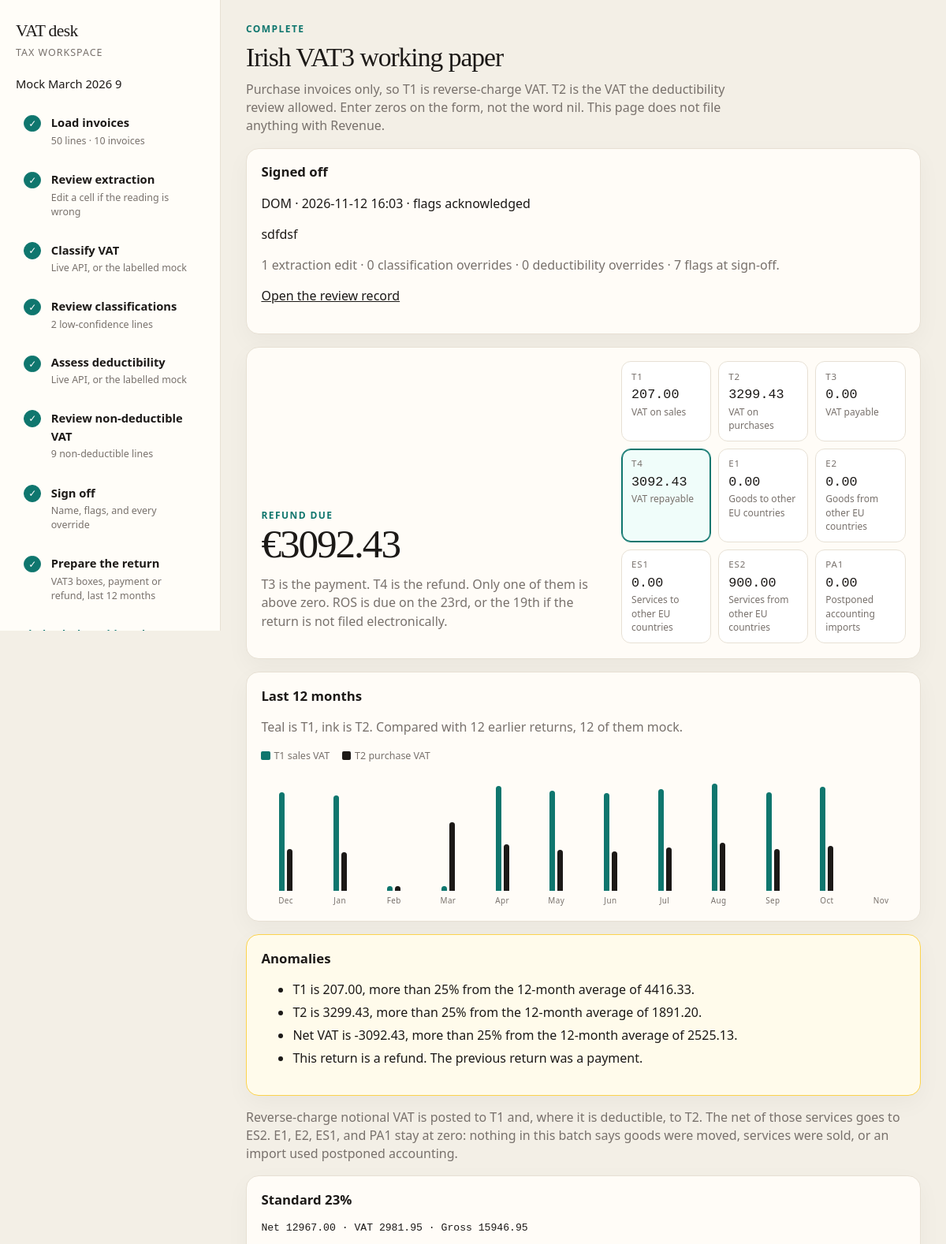
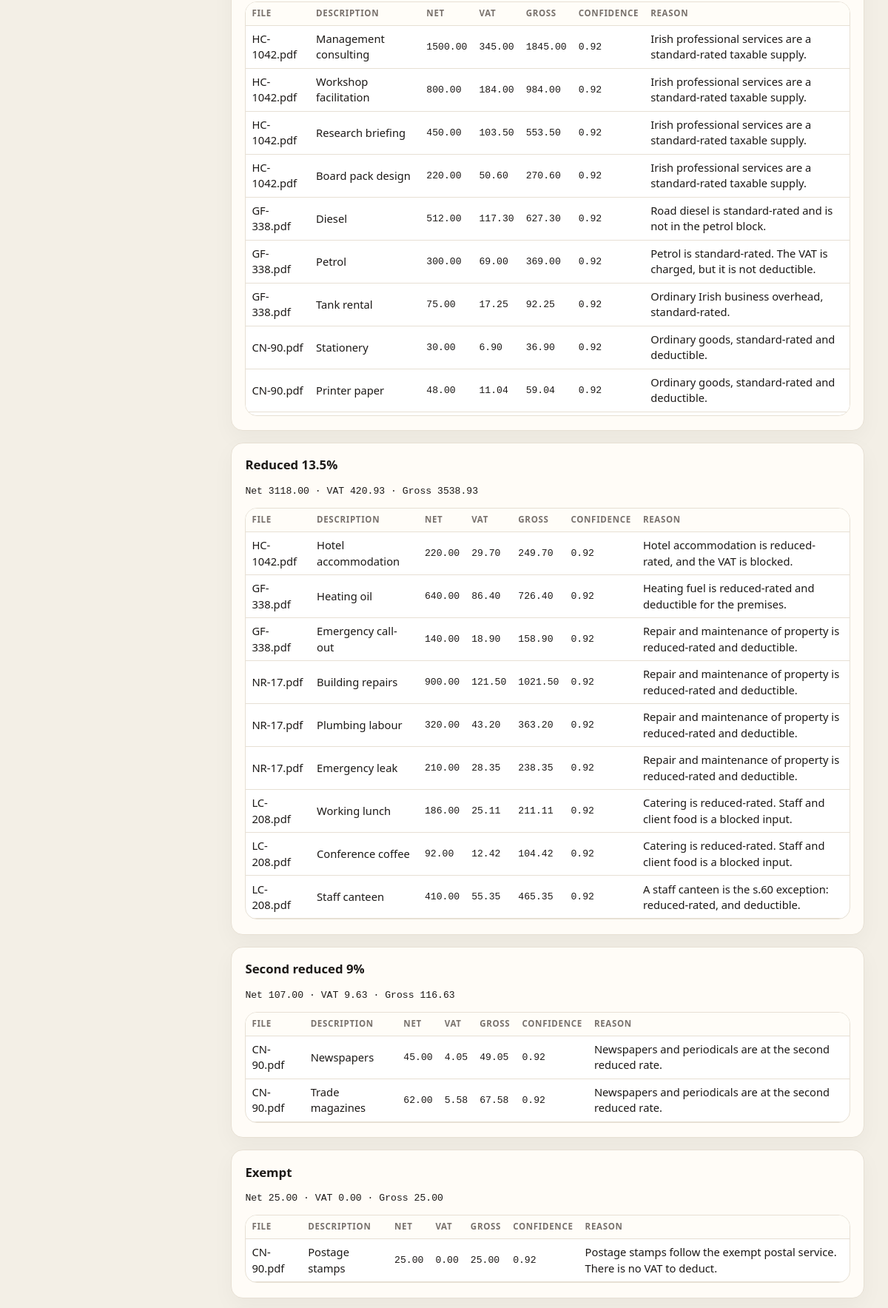
Screenshot of /batches/9/return/ (upper part) with the database file from the repository (2 pictures, top to bottom).
### items/models.py (models this page shows, shortened)
class Batch(models.Model):
    EXTRACTED = "extracted"
    EXTRACTION_ACCEPTED = "extraction_accepted"
    CLASSIFIED = "classified"
    DEDUCTIBILITY = "deductibility"
    DEDUCTION_ACCEPTED = "deduction_accepted"
    RETURN_READY = "return_ready"
    STATUS_CHOICES = [
        (EXTRACTED, "Review extraction"),
        (EXTRACTION_ACCEPTED, "Classifying"),
        (CLASSIFIED, "Review VAT"),
        (DEDUCTIBILITY, "Review deductibility"),
        (DEDUCTION_ACCEPTED, "Sign off"),
        (RETURN_READY, "VAT return"),
    ]
    created = models.DateTimeField(auto_now_add=True)
    status = models.CharField(max_length=32, choices=STATUS_CHOICES, default=EXTRACTED)
    period_label = models.CharField(max_length=64, blank=True)
    class Meta:
        ordering = ["-created"]

class SignOff(models.Model):
    batch = models.OneToOneField(Batch, related_name="sign_off", on_delete=models.CASCADE)
    reviewer = models.CharField(max_length=120)
    note = models.TextField(blank=True)
    acknowledged = models.BooleanField(default=False)
    flag_count = models.PositiveIntegerField(default=0)
    flags = models.JSONField(default=list, blank=True)
    extraction_edits = models.PositiveIntegerField(default=0)
    classification_overrides = models.PositiveIntegerField(default=0)
    deductibility_overrides = models.PositiveIntegerField(default=0)
    created = models.DateTimeField(auto_now_add=True)

class InvoiceLine(models.Model):
    invoice = models.ForeignKey(Invoice, related_name="lines", on_delete=models.CASCADE)
    supplier = models.CharField(max_length=255, blank=True)
    extracted_supplier = models.CharField(max_length=255, blank=True)
    invoice_number = models.CharField(max_length=64, blank=True)
    extracted_invoice_number = models.CharField(max_length=64, blank=True)
    invoice_date = models.CharField(max_length=32, blank=True)
    extracted_invoice_date = models.CharField(max_length=32, blank=True)
    currency = models.CharField(max_length=8, blank=True)
    extracted_currency = models.CharField(max_length=8, blank=True)
    description = models.TextField(blank=True)
    extracted_description = models.TextField(blank=True)
    net_amount = models.CharField(max_length=32, blank=True)
    extracted_net_amount = models.CharField(max_length=32, blank=True)
    vat_amount = models.CharField(max_length=32, blank=True)
    extracted_vat_amount = models.CharField(max_length=32, blank=True)
    gross_amount = models.CharField(max_length=32, blank=True)
    extracted_gross_amount = models.CharField(max_length=32, blank=True)
    category = models.CharField(max_length=32, blank=True)
    rate = models.CharField(max_length=32, blank=True)
    confidence = models.FloatField(null=True, blank=True)
    reason = models.TextField(blank=True)
    classification_error = models.TextField(blank=True)
    supply = models.CharField(max_length=16, blank=True)
    nature = models.CharField(max_length=16, blank=True)
    place_of_supply = models.CharField(max_length=16, blank=True)
    who_accounts = models.CharField(max_length=16, blank=True)
    classification_chain = models.JSONField(default=list, blank=True)
    model_category = models.CharField(max_length=32, blank=True)
    model_supply = models.CharField(max_length=16, blank=True)
    model_nature = models.CharField(max_length=16, blank=True)
    model_place = models.CharField(max_length=16, blank=True)
    model_who = models.CharField(max_length=16, blank=True)
    deductible = models.CharField(max_length=16, blank=True)
    deductible_percent = models.CharField(max_length=16, blank=True)
    deductible_vat = models.CharField(max_length=32, blank=True)
    blocked_reason = models.CharField(max_length=32, blank=True)
    deductibility_chain = models.JSONField(default=list, blank=True)
    deductibility_confidence = models.FloatField(null=True, blank=True)
    deductibility_reason = models.TextField(blank=True)
    deductibility_error = models.TextField(blank=True)
    model_deductible = models.CharField(max_length=16, blank=True)
    model_blocked = models.CharField(max_length=32, blank=True)
    model_percent = models.CharField(max_length=16, blank=True)
    class Meta:
        ordering = ["invoice_id", "id"]
    @property
    def low_confidence(self):
        if self.classification_error:
            return True
        if self.confidence is None:
            return False
        return self.confidence < float(settings.VAT_LOW_CONFIDENCE)
    @property
    def classification_overridden(self):
        return _differs(
            (self.model_category, self.category),
            (self.model_supply, self.supply),
            (self.model_nature, self.nature),
            (self.model_place, self.place_of_supply),
            (self.model_who, self.who_accounts),
        )
    @property
    def deductibility_overridden(self):
        return _differs(
            (self.model_deductible, self.deductible),
            (self.model_blocked, self.blocked_reason),
            (self.model_percent, self.deductible_percent),
        )

### items/views.py (the view)
# urls.py: path("batches/<int:pk>/return/", views.batch_return, name="batch_return"),
def batch_return(request, pk):
    batch = get_object_or_404(Batch, pk=pk)
    if not hasattr(batch, "vat_return"):
        return _redirect_for_status(batch)
    sections = []
    for category, section in batch.vat_return.totals.items():
        sections.append(section)
    boxes = batch.vat_return.boxes or {}
    if "T1" not in boxes:
        boxes = vat3_boxes(_lines(batch))
    priors = _prior_returns(batch)
    prior_boxes = [(run.payload or {}).get("boxes") or {} for run in priors]
    flags = anomalies(boxes, prior_boxes)
    points = [(run.period_date, (run.payload or {}).get("boxes") or {}) for run in reversed(priors)]
    points.append((period_date_from_label(batch.period_label), boxes))
    return render(
        request,
        "items/return.html",
        {
            "batch": batch,
            "sections": sections,
            "events": batch.events.all(),
            "plan": workspace_plan(batch),
            "boxes": boxes,
            "box_rows": box_rows(boxes),
            "flags": flags,
            "prior_count": len(prior_boxes),
            "mock_priors": sum(1 for run in priors if run.mock),
            "months": chart_months(points),
            "runs": batch.runs.all(),
            "sign_off": getattr(batch, "sign_off", None),
            "evidence": _evidence(batch, list(_lines(batch))),
        },
    )

### items/mocks.py (called while the page is built, shortened)
def seed_return_history():
    if VatRun.objects.filter(kind=VatRun.RETURN, mock=True, batch__isnull=True).count() >= 12:
        return

def backfill_mock_history():
    if Invoice.objects.filter(read_source="mock").exists():
        seed_return_history()
    missing = (
        Batch.objects.filter(invoices__read_source="mock")
        .exclude(runs__kind=VatRun.EXTRACT)
        .distinct()
    )

### items/models.py (called while the page is built)
def _differs(*pairs):
    for original, current in pairs:
        if original and original != current:
            return True
    return False

### items/plan.py (called while the page is built, shortened)
def _progress(status):
    if status == "return_ready":
        return set(STEPS), None

def _load_detail(batch, counts):
    if batch is None:
        return "Upload PDFs, or start from 50 mock lines"
    return f"{counts['lines']} lines · {counts['invoices']} invoices"

def _vat_detail(batch, counts):
    if batch is None or batch.status not in ("classified", "deductibility", "deduction_accepted", "return_ready"):
        return "Chain of supply, place, and rate"
    if counts["low"]:
        return f"{counts['low']} low-confidence lines"
    return "Every line is above the threshold"

def _deduct_detail(batch, counts):
    if batch is None or batch.status not in ("deductibility", "deduction_accepted", "return_ready"):
        return "Blocked inputs stay out of T2"
    blocked = InvoiceLine.objects.filter(invoice__batch=batch, deductible="none").count()
    if blocked:
        return f"{blocked} non-deductible lines"
    return "Nothing blocked"

def _href(batch, key, done, current):
    if batch is None or (key not in done and key != current):
        return ""
    if key == "load":
        return reverse("batch_list")
    if key in ("review", "classify"):
        return reverse("batch_detail", args=[batch.pk])
    if key == "vat" and batch.status in ("classified", "deductibility", "deduction_accepted", "return_ready"):
        return reverse("batch_vat", args=[batch.pk])
    if key == "deduct_review" and batch.status in ("deductibility", "deduction_accepted", "return_ready"):
        return reverse("batch_deduct", args=[batch.pk])
    if key == "signoff" and batch.status in ("deduction_accepted", "return_ready"):
        return reverse("batch_signoff", args=[batch.pk])
    if key == "return" and batch.status == "return_ready":
        return reverse("batch_return", args=[batch.pk])
    return ""

### items/vat.py (called while the page is built)
def format_amount(value):
    return f"{value.quantize(Decimal('0.01'))}"

### items/templates/items/return.html (shortened to what this page needs)
{% extends "items/base.html" %}
{% block heading %}Irish VAT3 working paper{% endblock %}
{% block body %}
  <p class="lede">Purchase invoices only, so T1 is reverse-charge VAT. T2 is the VAT the deductibility review allowed. Enter zeros on the form, not the word nil. This page does not file anything with Revenue.</p>
  {% if sign_off %}
  <section class="card" style="margin-bottom: 1rem;">
    <h2>Signed off</h2>
    <p>{{ sign_off.reviewer }} · {{ sign_off.created|date:"Y-m-d H:i" }}{% if sign_off.acknowledged %} · flags acknowledged{% endif %}</p>
    {% if sign_off.note %}<p>{{ sign_off.note }}</p>{% endif %}
    <p class="muted">{{ sign_off.extraction_edits }} extraction edit{{ sign_off.extraction_edits|pluralize }} · {{ sign_off.classification_overrides }} classification override{{ sign_off.classification_overrides|pluralize }} · {{ sign_off.deductibility_overrides }} deductibility override{{ sign_off.deductibility_overrides|pluralize }} · {{ sign_off.flag_count }} flag{{ sign_off.flag_count|pluralize }} at sign-off.</p>
    <p><a href="{% url 'batch_signoff' batch.pk %}">Open the review record</a></p>
  </section>
  {% endif %}
  <section class="card verdict">
    <div>
      {% if boxes.outcome == "payment" %}
        <p class="kicker">Payment due</p>
      {% elif boxes.outcome == "refund" %}
        <p class="kicker">Refund due</p>
      {% else %}
        <p class="kicker">Nothing payable or repayable</p>
      {% endif %}
      <p class="due">€{{ boxes.due }}</p>
      <p class="muted">T3 is the payment. T4 is the refund. Only one of them is above zero. ROS is due on the 23rd, or the 19th if the return is not filed electronically.</p>
    </div>
    <div class="boxgrid">
      {% for box in box_rows %}
      <div class="vbox {% if box.hot %}hot{% endif %}">
        <div class="code">{{ box.code }}</div>
        <div class="amt">{{ box.amount }}</div>
        <div class="hint">{{ box.label }}</div>
      </div>
      {% endfor %}
    </div>
  </section>
  <section class="card" style="margin-bottom: 1rem;">
    <h2>Last 12 months</h2>
    <p class="muted">Teal is T1, ink is T2. Compared with {{ prior_count }} earlier return{{ prior_count|pluralize }}{% if mock_priors %}, {{ mock_priors }} of them mock{% endif %}.</p>
    <div class="legend"><span><b class="t1"></b>T1 sales VAT</span><span><b class="t2"></b>T2 purchase VAT</span></div>
    <div class="chart">
      {% for month in months %}
      <div class="col" title="{{ month.label }} {{ month.year }} · T1 {{ month.t1 }} · T2 {{ month.t2 }}">
        <div class="pair">
          <i class="t1" style="height: {{ month.t1_pct }}%"></i>
          <i class="t2" style="height: {{ month.t2_pct }}%"></i>
        </div>
        <small>{{ month.label }}</small>
      </div>
      {% endfor %}
    </div>
  </section>
  {% if flags %}
  <section class="card anomaly">
    <h2>Anomalies</h2>
    <ul>
      {% for flag in flags %}
      <li>{{ flag.text }}</li>
      {% endfor %}
    </ul>
  </section>
  {% elif prior_count < 3 %}
  <p class="muted">Fewer than three earlier returns, so the 25% check is waiting.</p>
  {% else %}
  <p class="muted">No anomaly against the last {{ prior_count }} returns.</p>
  {% endif %}
  <p class="muted">Reverse-charge notional VAT is posted to T1 and, where it is deductible, to T2. The net of those services goes to ES2. E1, E2, ES1, and PA1 stay at zero: nothing in this batch says goods were moved, services were sold, or an import used postponed accounting.</p>
  {% for section in sections %}
  <section class="card" style="margin-bottom: 1rem;">
    <h2>{{ section.label }}</h2>
    <p class="num">Net {{ section.net }} · VAT {{ section.vat }} · Gross {{ section.gross }}</p>
    <div class="table-wrap">
      <table>
        <thead>
          <tr><th>File</th><th>Description</th><th>Net</th><th>VAT</th><th>Gross</th><th>Confidence</th><th>Reason</th></tr>
        </thead>
        <tbody>
          {% for line in section.lines %}
          <tr>
            <td>{{ line.filename }}</td>
            <td>{{ line.description }}</td>
            <td class="num">{{ line.net }}</td>
            <td class="num">{{ line.vat }}</td>
            <td class="num">{{ line.gross }}</td>
            <td class="num">{{ line.confidence }}</td>
            <td>{{ line.reason }}</td>
          </tr>
          {% endfor %}
        </tbody>
      </table>
    </div>
  </section>
  {% endfor %}
{% endblock %}

### items/templates/items/base.html (shortened to what this page needs)
<!DOCTYPE html>
<html lang="en">
<head>
</head>
<body>
  <div class="shell">
    <aside class="plan">
      <div class="brand"><a href="{% url 'batch_list' %}">VAT desk</a></div>
      <p class="eyebrow">Tax workspace</p>
      {% if batch %}<p class="batch-name">{{ batch.period_label|default:"Batch" }} {{ batch.pk }}</p>{% endif %}
      <ol class="steps">
        {% for step in plan.steps %}
        <li class="step {{ step.state }}">
          <span class="mark">{% if step.state == "done" %}✓{% elif step.state == "current" %}●{% else %}○{% endif %}</span>
          <div>
            {% if step.href %}<a class="step-title" href="{{ step.href }}">{{ step.title }}</a>{% else %}<div class="step-title">{{ step.title }}</div>{% endif %}
            <div class="step-detail">{{ step.detail }}</div>
          </div>
        </li>
        {% endfor %}
      </ol>
      {% if batch %}<a class="dash-link" href="{% url 'batch_desk' batch.pk %}">Ask the desk</a>{% endif %}
      <a class="dash-link" href="{% url 'dashboard' %}">Dashboard</a>
    </aside>
    <main>
      <p class="kicker">{{ plan.kicker }}</p>
      <h1>{% block heading %}{{ plan.current_title }}{% endblock %}</h1>
      {% block body %}{% endblock %}
    </main>
  </div>
</body>
</html>

### rows the page displays
Batch: period_label "Mock March 2026", pk "9"
SignOff: reviewer "DOM", created "2026-11-12 16:03", note "sdfdsf", extraction_edits "1", classification_overrides "0", deductibility_overrides "0", flag_count "7"
InvoiceLine: filename "HC-1042.pdf", description "Management consulting", net "1500.00", vat "345.00", gross "1845.00", confidence "0.92", reason "Irish professional services are a standard-rated taxable supply."
InvoiceLine: filename "HC-1042.pdf", description "Workshop facilitation", net "800.00", vat "184.00", gross "984.00", confidence "0.92", reason "Irish professional services are a standard-rated taxable supply."
InvoiceLine: filename "HC-1042.pdf", description "Research briefing", net "450.00", vat "103.50", gross "553.50", confidence "0.92", reason "Irish professional services are a standard-rated taxable supply."
InvoiceLine: filename "HC-1042.pdf", description "Board pack design", net "220.00", vat "50.60", gross "270.60", confidence "0.92", reason "Irish professional services are a standard-rated taxable supply."
InvoiceLine: filename "GF-338.pdf", description "Diesel", net "512.00", vat "117.30", gross "627.30", confidence "0.92", reason "Road diesel is standard-rated and is not in the petrol block."
InvoiceLine: filename "GF-338.pdf", description "Petrol", net "300.00", vat "69.00", gross "369.00", confidence "0.92", reason "Petrol is standard-rated. The VAT is charged, but it is not deductible."
InvoiceLine: filename "GF-338.pdf", description "Tank rental", net "75.00", vat "17.25", gross "92.25", confidence "0.92", reason "Ordinary Irish business overhead, standard-rated."
InvoiceLine: filename "CN-90.pdf", description "Stationery", net "30.00", vat "6.90", gross "36.90", confidence "0.92", reason "Ordinary goods, standard-rated and deductible."
InvoiceLine: filename "CN-90.pdf", description "Printer paper", net "48.00", vat "11.04", gross "59.04", confidence "0.92", reason "Ordinary goods, standard-rated and deductible."
InvoiceLine: filename "HC-1042.pdf", description "Hotel accommodation", net "220.00", vat "29.70", gross "249.70", confidence "0.92", reason "Hotel accommodation is reduced-rated, and the VAT is blocked."
InvoiceLine: filename "GF-338.pdf", description "Heating oil", net "640.00", vat "86.40", gross "726.40", confidence "0.92", reason "Heating fuel is reduced-rated and deductible for the premises."
InvoiceLine: filename "GF-338.pdf", description "Emergency call-out", net "140.00", vat "18.90", gross "158.90", confidence "0.92", reason "Repair and maintenance of property is reduced-rated and deductible."
InvoiceLine: filename "NR-17.pdf", description "Building repairs", net "900.00", vat "121.50", gross "1021.50", confidence "0.92", reason "Repair and maintenance of property is reduced-rated and deductible."
InvoiceLine: filename "NR-17.pdf", description "Plumbing labour", net "320.00", vat "43.20", gross "363.20", confidence "0.92", reason "Repair and maintenance of property is reduced-rated and deductible."
InvoiceLine: filename "NR-17.pdf", description "Emergency leak", net "210.00", vat "28.35", gross "238.35", confidence "0.92", reason "Repair and maintenance of property is reduced-rated and deductible."
InvoiceLine: filename "LC-208.pdf", description "Working lunch", net "186.00", vat "25.11", gross "211.11", confidence "0.92", reason "Catering is reduced-rated. Staff and client food is a blocked input."
InvoiceLine: filename "LC-208.pdf", description "Conference coffee", net "92.00", vat "12.42", gross "104.42", confidence "0.92", reason "Catering is reduced-rated. Staff and client food is a blocked input."
InvoiceLine: filename "LC-208.pdf", description "Staff canteen", net "410.00", vat "55.35", gross "465.35", confidence "0.92", reason "A staff canteen is the s.60 exception: reduced-rated, and deductible."
InvoiceLine: filename "CN-90.pdf", description "Newspapers", net "45.00", vat "4.05", gross "49.05", confidence "0.92", reason "Newspapers and periodicals are at the second reduced rate."
InvoiceLine: filename "CN-90.pdf", description "Trade magazines", net "62.00", vat "5.58", gross "67.58", confidence "0.92", reason "Newspapers and periodicals are at the second reduced rate."
InvoiceLine: label "Exempt", net "25.00", vat "0.00", gross "25.00", filename "CN-90.pdf", description "Postage stamps", confidence "0.92", reason "Postage stamps follow the exempt postal service. There is no VAT to deduct."

### other values shown
{{ step.title }} "Load invoices" "Review extraction" "Classify VAT" "Review classifications" "Review non-deductible VAT" "Sign off" "Prepare the return"
{{ step.detail }} "50 lines · 10 invoices" "Edit a cell if the reading is wrong" "Live API, or the labelled mock" "2 low-confidence lines" "Live API, or the labelled mock" "9 non-deductible lines" "Name, flags, and every override" "VAT3 boxes, payment or refund, last 12 months"
{{ step.title }} "Assess deductibility"
{{ plan.kicker }} "COMPLETE"
{{ boxes.due }} "3092.43"
{{ box.code }} "T1" "T2" "T3" "T4" "E1" "E2" "ES1" "ES2" "PA1"
{{ box.amount }} "207.00" "3299.43" "0.00" "3092.43" "0.00" "0.00" "0.00" "900.00" "0.00"
{{ box.label }} "VAT on sales" "VAT on purchases" "VAT payable" "VAT repayable" "Goods to other EU countries" "Goods from other EU countries" "Services to other EU countries" "Services from other EU countries" "Postponed accounting imports"
{{ prior_count }} "12"
{{ mock_priors }} "12"
{{ month.label }} "Dec" "Jan" "Feb" "Mar" "Apr" "May" "Jun" "Jul" "Aug" "Sep" "Oct" "Nov"
{{ flag.text }} "T1 is 207.00, more than 25% from the 12-month average of 4416.33." "T2 is 3299.43, more than 25% from the 12-month average of 1891.20." "Net VAT is -3092.43, more than 25% from the 12-month average of 2525.13." "This return is a refund. The previous return was a payment."
{{ section.label }} "Standard 23%" "Reduced 13.5%" "Second reduced 9%"
{{ section.net }} "12967.00" "3118.00" "107.00"
{{ section.vat }} "2981.95" "420.93" "9.63"
